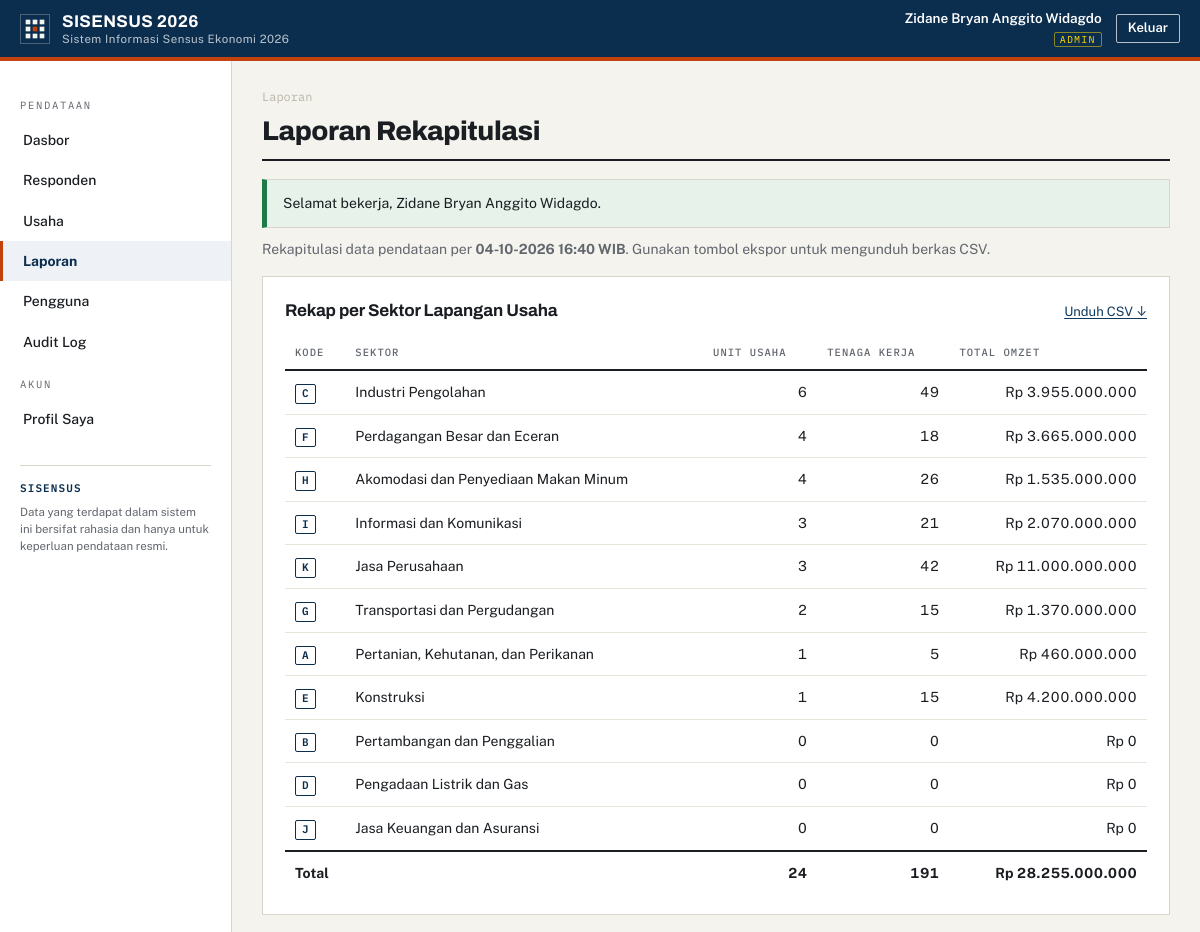
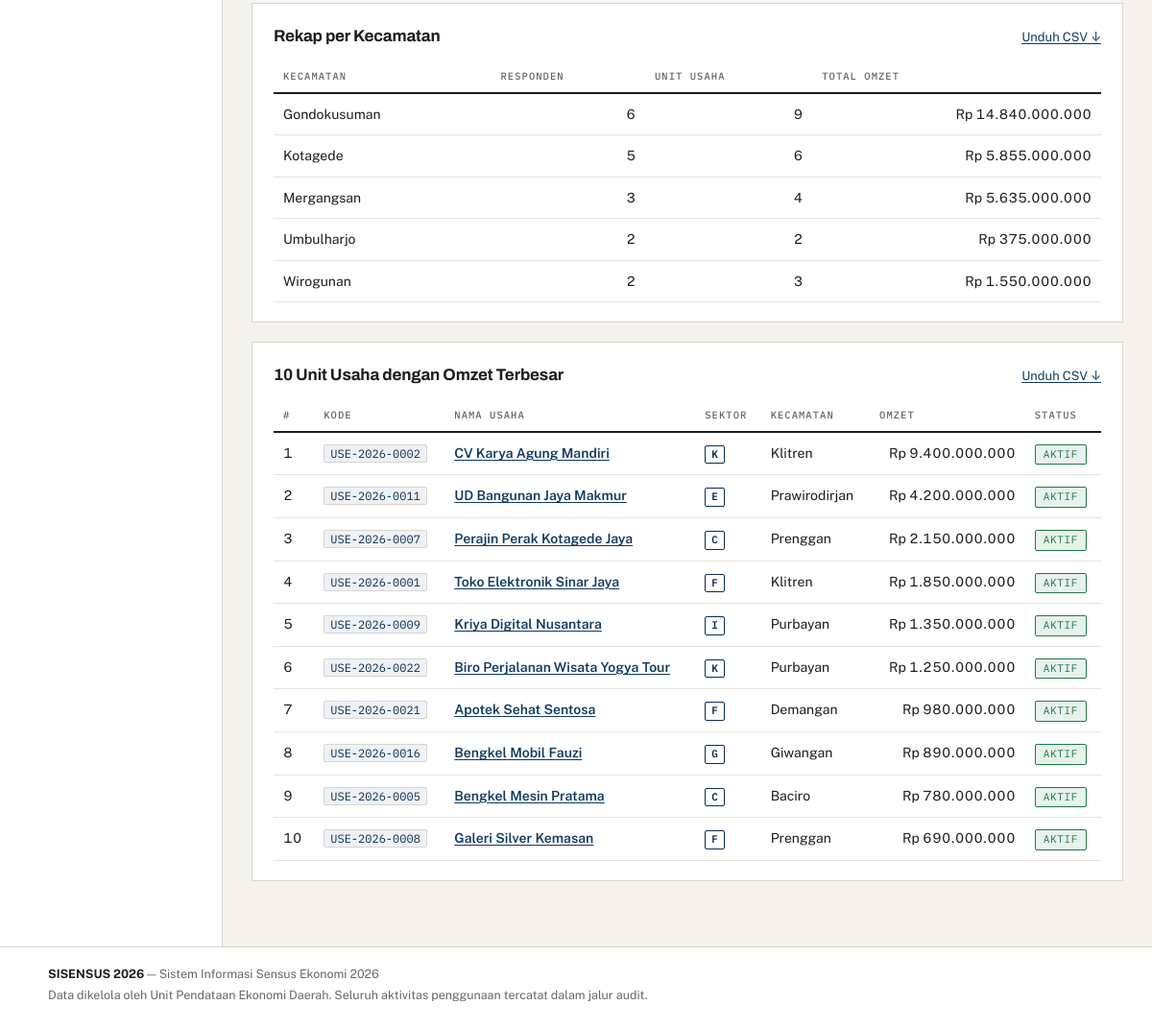
Screenshot of /laporan.php (signed in) with the database file from the repository (2 pictures, top to bottom).
### tables this page shows
CREATE TABLE users (
  id                    INT UNSIGNED NOT NULL AUTO_INCREMENT,
  username              VARCHAR(50)  NOT NULL,
  email                 VARCHAR(120) NOT NULL,
  password_hash         VARCHAR(255) NOT NULL,
  full_name             VARCHAR(100) NOT NULL,
  role                  ENUM('admin','operator','pimpinan') NOT NULL DEFAULT 'operator',
  is_active             TINYINT(1)   NOT NULL DEFAULT 1,
  failed_login_attempts INT UNSIGNED NOT NULL DEFAULT 0,
  locked_until          DATETIME     NULL DEFAULT NULL,
  last_login_at         DATETIME     NULL DEFAULT NULL,
  created_at            DATETIME     NOT NULL DEFAULT CURRENT_TIMESTAMP,
  updated_at            DATETIME     NOT NULL DEFAULT CURRENT_TIMESTAMP ON UPDATE CURRENT_TIMESTAMP,
  PRIMARY KEY (id),
  UNIQUE KEY uq_users_username (username),
  UNIQUE KEY uq_users_email (email),
  KEY idx_users_role (role)
);

CREATE TABLE usaha (
  id              INT UNSIGNED NOT NULL AUTO_INCREMENT,
  kode_usaha      VARCHAR(20)  NOT NULL,
  nama_usaha      VARCHAR(150) NOT NULL,
  responden_id    INT UNSIGNED NOT NULL,
  sektor_id       INT UNSIGNED NOT NULL,
  wilayah_id      INT UNSIGNED NOT NULL,
  alamat_usaha    VARCHAR(255) NOT NULL,
  tahun_mulai     SMALLINT UNSIGNED NOT NULL,
  jumlah_pekerja  INT UNSIGNED NOT NULL DEFAULT 0,
  omzet_tahunan   DECIMAL(15,2) NOT NULL DEFAULT 0.00,
  status_usaha    ENUM('aktif','tutup','baru') NOT NULL DEFAULT 'aktif',
  keterangan      TEXT         NULL,
  created_by      INT UNSIGNED NULL DEFAULT NULL,
  created_at      DATETIME     NOT NULL DEFAULT CURRENT_TIMESTAMP,
  updated_at      DATETIME     NOT NULL DEFAULT CURRENT_TIMESTAMP ON UPDATE CURRENT_TIMESTAMP,
  PRIMARY KEY (id),
  UNIQUE KEY uq_usaha_kode (kode_usaha),
  KEY idx_usaha_nama (nama_usaha),
  KEY idx_usaha_responden (responden_id),
  KEY idx_usaha_sektor (sektor_id),
  KEY idx_usaha_wilayah (wilayah_id),
  KEY idx_usaha_omzet (omzet_tahunan),
  KEY idx_usaha_creator (created_by),
  CONSTRAINT fk_usaha_responden FOREIGN KEY (responden_id)
    REFERENCES responden (id) ON DELETE RESTRICT ON UPDATE CASCADE,
  CONSTRAINT fk_usaha_sektor FOREIGN KEY (sektor_id)
    REFERENCES sektor (id) ON DELETE RESTRICT ON UPDATE CASCADE,
  CONSTRAINT fk_usaha_wilayah FOREIGN KEY (wilayah_id)
    REFERENCES wilayah (id) ON DELETE RESTRICT ON UPDATE CASCADE,
  CONSTRAINT fk_usaha_creator FOREIGN KEY (created_by)
    REFERENCES users (id) ON DELETE SET NULL ON UPDATE CASCADE,
  CONSTRAINT chk_usaha_tahun CHECK (tahun_mulai BETWEEN 1800 AND 2100)
);

CREATE TABLE sektor (
  id        INT UNSIGNED NOT NULL AUTO_INCREMENT,
  kode      VARCHAR(4)   NOT NULL,
  nama      VARCHAR(120) NOT NULL,
  deskripsi TEXT         NULL,
  PRIMARY KEY (id),
  UNIQUE KEY uq_sektor_kode (kode)
);

CREATE TABLE wilayah (
  id        INT UNSIGNED NOT NULL AUTO_INCREMENT,
  kode      VARCHAR(16)  NOT NULL,
  nama      VARCHAR(100) NOT NULL,
  tingkat   ENUM('kota','kecamatan','kelurahan') NOT NULL,
  parent_id INT UNSIGNED NULL DEFAULT NULL,
  PRIMARY KEY (id),
  UNIQUE KEY uq_wilayah_kode (kode),
  KEY idx_wilayah_parent (parent_id),
  CONSTRAINT fk_wilayah_parent FOREIGN KEY (parent_id)
    REFERENCES wilayah (id) ON DELETE RESTRICT ON UPDATE CASCADE
);

### app/helpers.php (called while the page is built, shortened)
<?php
function e(?string $value): string
{
    return htmlspecialchars((string)$value, ENT_QUOTES | ENT_SUBSTITUTE, 'UTF-8');
}
function u(string $path): string
{
    return BASE_URL . '/' . ltrim($path, '/');
}
function flash_get(): ?array
{
    if (isset($_SESSION['flash'])) {
        $f = $_SESSION['flash'];
        return $f;
    }
    return null;
}
function format_rupiah($value): string
{
    return 'Rp ' . number_format((float)$value, 0, ',', '.');
}

### app/auth.php (called while the page is built, shortened)
<?php
function current_user(): ?array
{
    static $cached = false;
    static $user = null;
    if ($cached) return $user;
    $cached = true;
    $stmt = db()->prepare(
        'SELECT id, username, email, full_name, role, is_active
         FROM users WHERE id = ? AND is_active = 1 LIMIT 1'
    );
    $stmt->execute([(int)$_SESSION['user_id']]);
    $user = $stmt->fetch() ?: null;
    return $user;
}
function is_logged_in(): bool
{
    return current_user() !== null;
}
function require_login(): array
{
    $user = current_user();
    return $user;
}
function can_edit_data(): bool
{
    $user = current_user();
    return $user !== null && in_array($user['role'], ['admin', 'operator'], true);
}

### app/db.php (called while the page is built, shortened)
<?php
function db(): PDO
{
    static $pdo = null;
    if ($pdo === null) {
        $dsn = sprintf(
            'mysql:host=%s;port=%s;dbname=%s;charset=utf8mb4',
            DB_HOST, DB_PORT, DB_NAME
        );
        try {
            $pdo = new PDO($dsn, DB_USER, DB_PASS, [
                PDO::ATTR_ERRMODE            => PDO::ERRMODE_EXCEPTION,
                PDO::ATTR_DEFAULT_FETCH_MODE => PDO::FETCH_ASSOC,
                PDO::ATTR_EMULATE_PREPARES   => false,
                PDO::ATTR_STRINGIFY_FETCHES  => false,
            ]);
        } catch (PDOException $e) {
            error_log('[DB] ' . $e->getMessage());
            http_response_code(500);
            echo '<!doctype html><html lang="id"><meta charset="utf-8">'
               . '<title>Kesalahan Server</title>'
               . '<body style="font-family:sans-serif;text-align:center;padding-top:10vh">'
               . '<h1>503 — Layanan basis data tidak tersedia</h1>'
               . '<p>Silakan hubungi administrator sistem.</p></body></html>';
            exit;
        }
    }
    return $pdo;
}

### app/bootstrap.php (called while the page is built, shortened)
<?php
require_once __DIR__ . '/db.php';
require_once __DIR__ . '/helpers.php';
require_once __DIR__ . '/auth.php';
if (is_logged_in()) {
    $now = time();
    if (isset($_SESSION['last_activity']) && ($now - $_SESSION['last_activity']) > SESSION_IDLE_TIMEOUT) {
        audit_log('LOGOUT_IDLE', null, null, 'Sesi berakhir karena idle');
        session_unset();
        session_destroy();
        session_start();
        session_regenerate_id(true);
        flash_set('peringatan', 'Sesi Anda berakhir karena tidak ada aktivitas. Silakan masuk kembali.');
        redirect('login.php');
    }
    if (isset($_SESSION['session_start']) && ($now - $_SESSION['session_start']) > SESSION_ABS_TIMEOUT) {
        audit_log('LOGOUT_ABSOLUTE', null, null, 'Sesi mencapai batas absolut');
        session_unset();
        session_destroy();
        session_start();
        session_regenerate_id(true);
        flash_set('peringatan', 'Masa sesi habis. Silakan masuk kembali.');
        redirect('login.php');
    }
    $_SESSION['last_activity'] = $now;
    if (!isset($_SESSION['session_start'])) {
        $_SESSION['session_start'] = $now;
    }
}

### laporan.php (the view, shortened to what this page needs)
<?php
require_once __DIR__ . '/app/bootstrap.php';
$perSektor = db()->query(
    'SELECT s.kode, s.nama, COUNT(u.id) jml, COALESCE(SUM(u.jumlah_pekerja),0) pkj,
            COALESCE(SUM(u.omzet_tahunan),0) omzet
     FROM sektor s LEFT JOIN usaha u ON u.sektor_id = s.id
     GROUP BY s.id, s.kode, s.nama ORDER BY jml DESC, s.kode'
)->fetchAll();
$perWilayah = db()->query(
    "SELECT w.nama,
            (SELECT COUNT(*) FROM responden r WHERE r.wilayah_id IN
                (SELECT w2.id FROM wilayah w2 WHERE w2.id = w.id OR w2.parent_id = w.id)) jml_r,
            (SELECT COUNT(*) FROM usaha u WHERE u.wilayah_id IN
                (SELECT w2.id FROM wilayah w2 WHERE w2.id = w.id OR w2.parent_id = w.id)) jml_u,
            (SELECT COALESCE(SUM(u2.omzet_tahunan),0) FROM usaha u2 WHERE u2.wilayah_id IN
                (SELECT w2.id FROM wilayah w2 WHERE w2.id = w.id OR w2.parent_id = w.id)) omzet
     FROM wilayah w WHERE w.tingkat = 'kecamatan' ORDER BY w.nama"
)->fetchAll();
$topUsaha = db()->query(
    'SELECT u.id, u.kode_usaha, u.nama_usaha, u.jumlah_pekerja, u.omzet_tahunan, u.status_usaha,
            s.kode sektor_kode, w.nama wilayah_nama
     FROM usaha u
     JOIN sektor s ON s.id = u.sektor_id
     JOIN wilayah w ON w.id = u.wilayah_id
     ORDER BY u.omzet_tahunan DESC LIMIT 10'
)->fetchAll();
$active = 'laporan';
$page_title = 'Laporan Rekapitulasi';
$breadcrumb = ['Laporan' => null];
require __DIR__ . '/templates/header_app.php';
?>
<p class="page-desc">Rekapitulasi data pendataan per <strong><?= e(date('d-m-Y H:i')) ?> WIB</strong>. Gunakan tombol ekspor untuk mengunduh berkas CSV.</p>
<section class="panel">
  <div class="panel-head">
    <h2 class="panel-title">Rekap per Sektor Lapangan Usaha</h2>
    <a class="panel-link" href="<?= e(u('laporan.php?export=sektor')) ?>">Unduh CSV ↓</a>
  </div>
  <table class="table">
    <thead><tr><th>Kode</th><th>Sektor</th><th class="td-right">Unit Usaha</th><th class="td-right">Tenaga Kerja</th><th class="td-right">Total Omzet</th></tr></thead>
    <tbody>
    <?php foreach ($perSektor as $row): ?>
      <tr>
        <td><span class="sektor-chip"><?= e($row['kode']) ?></span></td>
        <td><?= e($row['nama']) ?></td>
        <td class="td-right td-num"><?= number_format((int)$row['jml'], 0, ',', '.') ?></td>
        <td class="td-right td-num"><?= number_format((int)$row['pkj'], 0, ',', '.') ?></td>
        <td class="td-right td-num"><?= e(format_rupiah($row['omzet'])) ?></td>
      </tr>
    <?php endforeach; ?>
    </tbody>
    <tfoot>
      <tr>
        <td colspan="2"><strong>Total</strong></td>
        <td class="td-right td-num"><strong><?= number_format(array_sum(array_map(fn($r) => (int)$r['jml'], $perSektor)), 0, ',', '.') ?></strong></td>
        <td class="td-right td-num"><strong><?= number_format(array_sum(array_map(fn($r) => (int)$r['pkj'], $perSektor)), 0, ',', '.') ?></strong></td>
        <td class="td-right td-num"><strong><?= e(format_rupiah(array_sum(array_map(fn($r) => (float)$r['omzet'], $perSektor)))) ?></strong></td>
      </tr>
    </tfoot>
  </table>
</section>
<section class="panel">
  <div class="panel-head">
    <h2 class="panel-title">Rekap per Kecamatan</h2>
    <a class="panel-link" href="<?= e(u('laporan.php?export=wilayah')) ?>">Unduh CSV ↓</a>
  </div>
  <table class="table">
    <thead><tr><th>Kecamatan</th><th class="td-right">Responden</th><th class="td-right">Unit Usaha</th><th class="td-right">Total Omzet</th></tr></thead>
    <tbody>
    <?php foreach ($perWilayah as $row): ?>
      <tr>
        <td><?= e($row['nama']) ?></td>
        <td class="td-right td-num"><?= number_format((int)$row['jml_r'], 0, ',', '.') ?></td>
        <td class="td-right td-num"><?= number_format((int)$row['jml_u'], 0, ',', '.') ?></td>
        <td class="td-right td-num"><?= e(format_rupiah($row['omzet'])) ?></td>
      </tr>
    <?php endforeach; ?>
    </tbody>
  </table>
</section>
<section class="panel">
  <div class="panel-head">
    <h2 class="panel-title">10 Unit Usaha dengan Omzet Terbesar</h2>
    <a class="panel-link" href="<?= e(u('laporan.php?export=usaha')) ?>">Unduh CSV ↓</a>
  </div>
  <table class="table">
    <thead><tr><th>#</th><th>Kode</th><th>Nama Usaha</th><th>Sektor</th><th>Kecamatan</th><th class="td-right">Omzet</th><th>Status</th></tr></thead>
    <tbody>
    <?php foreach ($topUsaha as $i => $row): ?>
      <tr>
        <td class="td-num"><?= $i + 1 ?></td>
        <td><code class="kode"><?= e($row['kode_usaha']) ?></code></td>
        <td><a class="row-link" href="<?= e(u('usaha/detail.php?id=' . (int)$row['id'])) ?>"><?= e($row['nama_usaha']) ?></a></td>
        <td><span class="sektor-chip"><?= e($row['sektor_kode']) ?></span></td>
        <td><?= e($row['wilayah_nama']) ?></td>
        <td class="td-right td-num"><?= e(format_rupiah($row['omzet_tahunan'])) ?></td>
        <td><span class="badge badge-<?= e($row['status_usaha']) ?>"><?= e($row['status_usaha']) ?></span></td>
      </tr>
    <?php endforeach; ?>
    </tbody>
  </table>
</section>
<?php require __DIR__ . '/templates/footer.php'; ?>

### templates/header_app.php (shortened to what this page needs)
<?php
$user = current_user();
$isAdmin = ($user['role'] ?? '') === 'admin';
$nav = [
    'dashboard'  => ['label' => 'Dasbor',            'url' => 'dashboard.php',      'show' => true],
    'responden'  => ['label' => 'Responden',         'url' => 'responden/index.php','show' => true],
    'usaha'      => ['label' => 'Usaha',             'url' => 'usaha/index.php',    'show' => true],
    'laporan'    => ['label' => 'Laporan',           'url' => 'laporan.php',        'show' => true],
    'pengguna'   => ['label' => 'Pengguna',          'url' => 'pengguna/index.php', 'show' => $isAdmin],
    'audit'      => ['label' => 'Audit Log',         'url' => 'audit_log.php',      'show' => $isAdmin],
];
?>
<!doctype html>
<html lang="id">
<head>
<link rel="stylesheet" href="<?= e(u('assets/css/style.css')) ?>">
</head>
<body class="app">
<header class="app-topbar">
  <div class="app-topbar-inner">
    <div class="app-topbar-left">
      <a class="brand brand-on-dark" href="<?= e(u('dashboard.php')) ?>">
        <img class="brand-mark" src="<?= e(u('assets/img/logo.svg')) ?>" alt="Logo <?= e(APP_NAME) ?>" width="30" height="30">
        <span class="brand-text">
          <strong><?= e(APP_NAME) ?> <?= e(APP_YEAR) ?></strong>
          <span><?= e(APP_NAME_LONG) ?></span>
        </span>
      </a>
    </div>
    <div class="app-topbar-right">
      <div class="user-chip">
        <span class="user-chip-name"><?= e($user['full_name'] ?? '-') ?></span>
        <span class="user-chip-role"><?= e(strtoupper($user['role'] ?? '-')) ?></span>
      </div>
      <form method="post" action="<?= e(u('logout.php')) ?>" class="inline-form">
        <button class="btn btn-outline-light btn-sm" type="submit">Keluar</button>
      </form>
    </div>
  </div>
</header>
<div class="app-shell">
  <nav class="app-sidenav" id="app-sidenav" aria-label="Navigasi utama">
    <p class="sidenav-caption">Pendataan</p>
    <?php foreach ($nav as $key => $item): if (!$item['show']) continue; ?>
      <a class="sidenav-link<?= ($active ?? '') === $key ? ' is-active' : '' ?>" href="<?= e(u($item['url'])) ?>"><?= e($item['label']) ?></a>
    <?php endforeach; ?>
    <p class="sidenav-caption">Akun</p>
    <a class="sidenav-link<?= ($active ?? '') === 'profil' ? ' is-active' : '' ?>" href="<?= e(u('profil.php')) ?>">Profil Saya</a>
    <div class="sidenav-foot">
      <p class="sidenav-foot-title"><?= e(APP_NAME) ?></p>
      <p class="sidenav-foot-text">Data yang terdapat dalam sistem ini bersifat rahasia dan hanya untuk keperluan pendataan resmi.</p>
    </div>
  </nav>
  <main class="app-content" id="main-content">
    <?php if (!empty($breadcrumb)): ?>
      <nav class="breadcrumb" aria-label="Breadcrumb">
        <?php foreach ($breadcrumb as $label => $url): ?>
          <?php if ($url): ?>
            <a href="<?= e(u($url)) ?>"><?= e($label) ?></a><span aria-hidden="true">/</span>
          <?php else: ?>
            <span class="breadcrumb-here" aria-current="page"><?= e($label) ?></span>
          <?php endif; ?>
        <?php endforeach; ?>
      </nav>
    <?php endif; ?>
    <div class="page-head">
      <h1 class="page-title"><?= e($page_title ?? '') ?></h1>
    </div>
    <?php $flash = flash_get(); if ($flash): ?>
      <div class="flash flash-<?= e($flash['type']) ?>" role="status">
        <p><?= e($flash['msg']) ?></p>
      </div>
    <?php endif; ?>

### rows the page displays
users: full_name "Zidane Bryan Anggito Widagdo", role "ADMIN"
usaha: kode_usaha "USE-2026-0002", nama_usaha "CV Karya Agung Mandiri", sektor.kode "K", wilayah.nama "Klitren", omzet_tahunan "Rp 9.400.000.000", status_usaha "AKTIF"
usaha: kode_usaha "USE-2026-0011", nama_usaha "UD Bangunan Jaya Makmur", sektor.kode "E", wilayah.nama "Prawirodirjan", omzet_tahunan "Rp 4.200.000.000", status_usaha "AKTIF"
usaha: kode_usaha "USE-2026-0007", nama_usaha "Perajin Perak Kotagede Jaya", sektor.kode "C", wilayah.nama "Prenggan", omzet_tahunan "Rp 2.150.000.000", status_usaha "AKTIF"
usaha: kode_usaha "USE-2026-0001", nama_usaha "Toko Elektronik Sinar Jaya", sektor.kode "F", wilayah.nama "Klitren", omzet_tahunan "Rp 1.850.000.000", status_usaha "AKTIF"
usaha: kode_usaha "USE-2026-0009", nama_usaha "Kriya Digital Nusantara", sektor.kode "I", wilayah.nama "Purbayan", omzet_tahunan "Rp 1.350.000.000", status_usaha "AKTIF"
usaha: kode_usaha "USE-2026-0022", nama_usaha "Biro Perjalanan Wisata Yogya Tour", sektor.kode "K", wilayah.nama "Purbayan", omzet_tahunan "Rp 1.250.000.000", status_usaha "AKTIF"
usaha: kode_usaha "USE-2026-0021", nama_usaha "Apotek Sehat Sentosa", sektor.kode "F", wilayah.nama "Demangan", omzet_tahunan "Rp 980.000.000", status_usaha "AKTIF"
usaha: kode_usaha "USE-2026-0016", nama_usaha "Bengkel Mobil Fauzi", sektor.kode "G", wilayah.nama "Giwangan", omzet_tahunan "Rp 890.000.000", status_usaha "AKTIF"
usaha: kode_usaha "USE-2026-0005", nama_usaha "Bengkel Mesin Pratama", sektor.kode "C", wilayah.nama "Baciro", omzet_tahunan "Rp 780.000.000", status_usaha "AKTIF"
usaha: kode_usaha "USE-2026-0008", nama_usaha "Galeri Silver Kemasan", sektor.kode "F", wilayah.nama "Prenggan", omzet_tahunan "Rp 690.000.000", status_usaha "AKTIF"

### other values shown
APP_NAME "SISENSUS"
APP_YEAR "2026"
APP_NAME_LONG "Sistem Informasi Sensus Ekonomi 2026"
$item['label'] "Dasbor"
$item['label'] "Responden"
$item['label'] "Usaha"
$item['label'] "Laporan"
$item['label'] "Pengguna"
$item['label'] "Audit Log"
$label "Laporan"
$page_title "Laporan Rekapitulasi"
$flash['msg'] "Selamat bekerja, Zidane Bryan Anggito Widagdo."
$row['kode'] "C"
$row['nama'] "Industri Pengolahan"
$row['jml'] "6"
